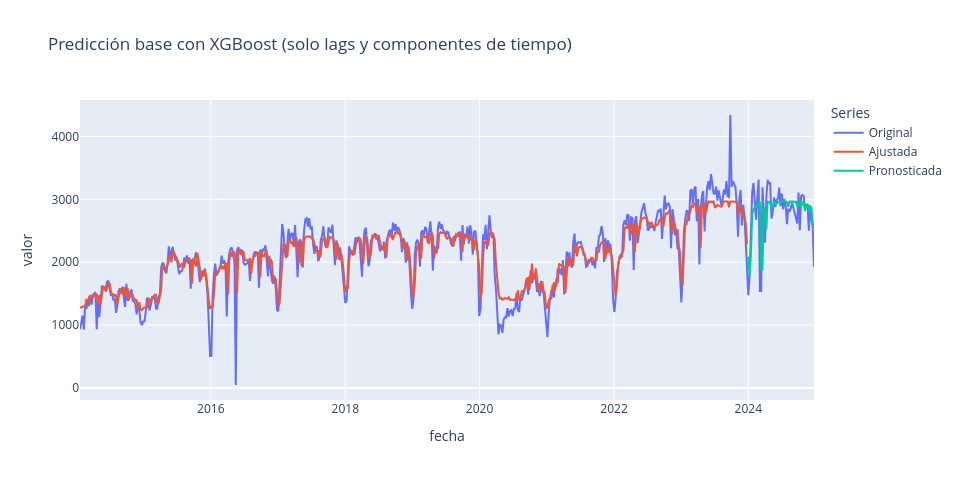

Write notebook code for a chart like this one.
### Code cell
# Los datos a graficar
title = "Predicción base con XGBoost (solo lags y componentes de tiempo)"
data_tuples = (
    (df_original, 'Original'),
    (df_ajustado, 'Ajustada'),
    (df_pronostico, 'Pronosticada'),
    # (df_pronostico_c, 'Pronosticada Completa'),
)

plot_forecast(
    *data_tuples,  # Desempaqueta los datos
    y='valor',
    title=title,
    **common_plot_args  # Desempaqueta los argumentos comunes
)

### Figure 1 — Plotly figure (JSON) as saved in the notebook; plotly's stock layout.template omitted (floating-point values rounded to 4 significant figures; data arrays with more than 128 entries replaced by an {"elided": "..."} marker saying what was removed)
{"data": [{"customdata": {"elided": "571x1 int values"}, "hovertemplate": "<b>Original</b><br>Fecha: %{x}<br>valor: %{y}<br>Semana: %{customdata[0]}<extra></extra>", "mode": "lines", "name": "Original", "type": "scatter", "x": {"elided": "571 str values"}, "y": {"elided": "571 float values"}}, {"customdata": {"elided": "519x1 int values"}, "hovertemplate": "<b>Ajustada</b><br>Fecha: %{x}<br>valor: %{y}<br>Semana: %{customdata[0]}<extra></extra>", "mode": "lines", "name": "Ajustada", "type": "scatter", "x": {"elided": "519 str values"}, "y": {"elided": "519 float values"}}, {"customdata": [[1], [2], [3], [4], [5], [6], [7], [8], [9], [10], [11], [12], [13], [14], [15], [16], [17], [18], [19], [20], [21], [22], [23], [24], [25], [26], [27], [28], [29], [30], [31], [32], [33], [34], [35], [36], [37], [38], [39], [40], [41], [42], [43], [44], [45], [46], [47], [48], [49], [50], [51], [52]], "hovertemplate": "<b>Pronosticada</b><br>Fecha: %{x}<br>valor: %{y}<br>Semana: %{customdata[0]}<extra></extra>", "mode": "lines", "name": "Pronosticada", "type": "scatter", "x": ["2024-01-01T00:00:00", "2024-01-08T00:00:00", "2024-01-15T00:00:00", "2024-01-22T00:00:00", "2024-01-29T00:00:00", "2024-02-05T00:00:00", "2024-02-12T00:00:00", "2024-02-19T00:00:00", "2024-02-26T00:00:00", "2024-03-04T00:00:00", "2024-03-11T00:00:00", "2024-03-18T00:00:00", "2024-03-25T00:00:00", "2024-04-01T00:00:00", "2024-04-08T00:00:00", "2024-04-15T00:00:00", "2024-04-22T00:00:00", "2024-04-29T00:00:00", "2024-05-06T00:00:00", "2024-05-13T00:00:00", "2024-05-20T00:00:00", "2024-05-27T00:00:00", "2024-06-03T00:00:00", "2024-06-10T00:00:00", "2024-06-17T00:00:00", "2024-06-24T00:00:00", "2024-07-01T00:00:00", "2024-07-08T00:00:00", "2024-07-15T00:00:00", "2024-07-22T00:00:00", "2024-07-29T00:00:00", "2024-08-05T00:00:00", "2024-08-12T00:00:00", "2024-08-19T00:00:00", "2024-08-26T00:00:00", "2024-09-02T00:00:00", "2024-09-09T00:00:00", "2024-09-16T00:00:00", "2024-09-23T00:00:00", "2024-09-30T00:00:00", "2024-10-07T00:00:00", "2024-10-14T00:00:00", "2024-10-21T00:00:00", "2024-10-28T00:00:00", "2024-11-04T00:00:00", "2024-11-11T00:00:00", "2024-11-18T00:00:00", "2024-11-25T00:00:00", "2024-12-02T00:00:00", "2024-12-09T00:00:00", "2024-12-16T00:00:00", "2024-12-23T00:00:00"], "y": [2088.0, 1787.0, 2131.0, 2760.0, 2830.0, 2871.0, 2908.0, 2869.0, 2962.0, 2952.0, 1894.0, 1889.0, 2874.0, 2756.0, 2525.0, 2962.0, 2961.0, 2936.0, 2869.0, 2889.0, 2965.0, 2931.0, 2929.0, 2963.0, 2955.0, 2939.0, 2965.0, 2965.0, 2965.0, 2965.0, 2952.0, 2882.0, 2965.0, 2965.0, 2961.0, 2963.0, 2963.0, 2963.0, 2889.0, 2889.0, 2963.0, 2870.0, 2950.0, 2959.0, 2813.0, 2917.0, 2917.0, 2840.0, 2805.0, 2875.0, 2618.0, 2559.0]}], "layout": {"height": 480, "hovermode": "x unified", "legend": {"title": {"text": "Series"}}, "title": {"text": "Predicción base con XGBoost (solo lags y componentes de tiempo)"}, "width": 960, "xaxis": {"title": {"text": "fecha"}}, "yaxis": {"title": {"text": "valor"}}}}
